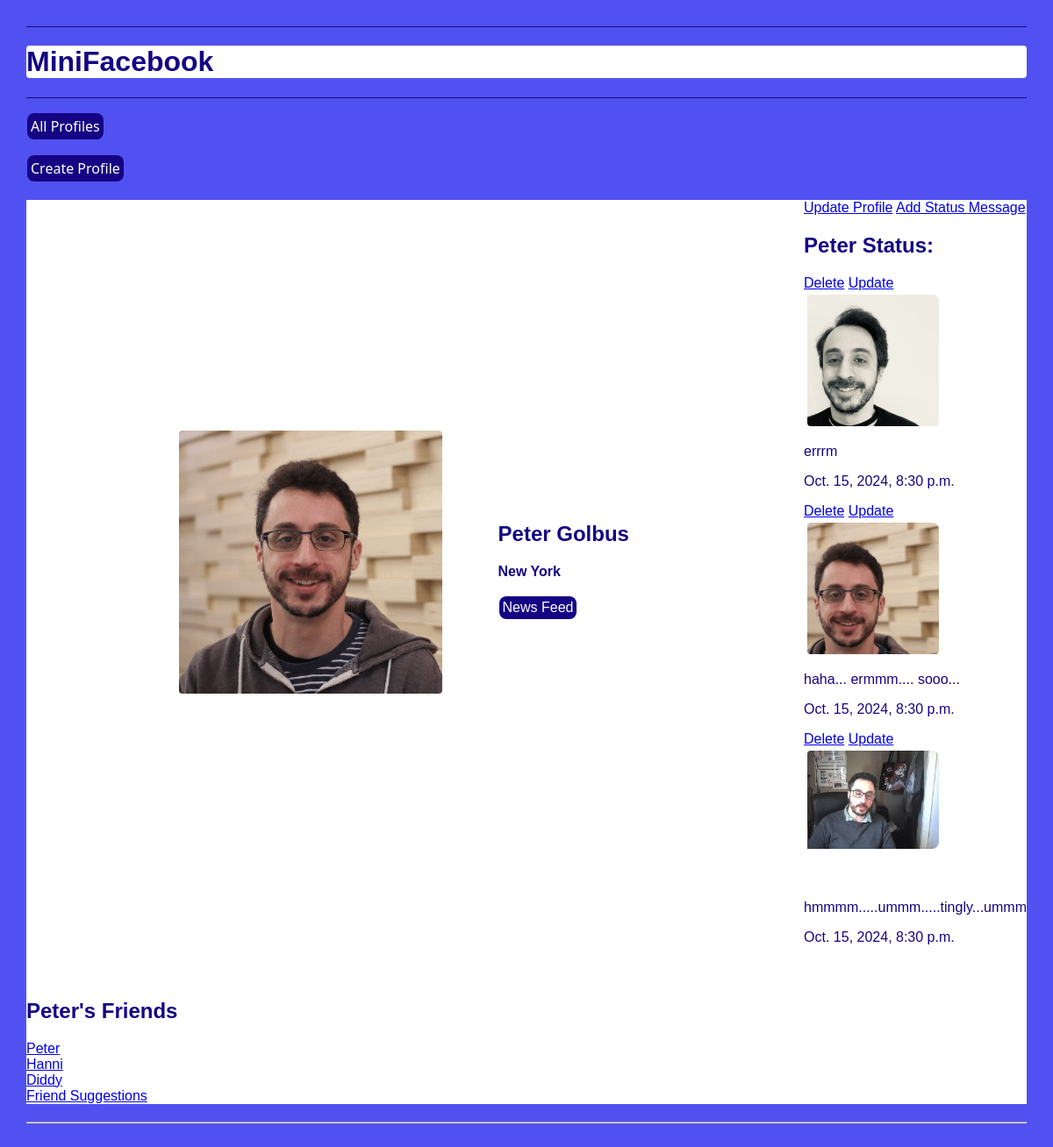
The app's page /mini_fb/profile/1/ with its own data.
### mini_fb/models.py (models this page shows, shortened)
class Profile(models.Model):
    first_name = models.TextField(blank=False)
    last_name = models.TextField(blank=False)
    city = models.TextField(blank=False)
    email = models.TextField(blank=False)
    image_file = models.ImageField(blank=True)
    def get_status_messages(self):
        message = StatusMessage.objects.filter(profile=self)
        return message
    def get_friends(self):
        relationships = Friend.objects.filter(models.Q(profile1=self) | models.Q(profile2=self))
        friends = [friend.profile2 if friend.profile1 == self else friend.profile1 for friend in relationships]
        return friends

class StatusMessage(models.Model):
    timestamp = models.DateTimeField(auto_now=True)
    message = models.TextField(blank=False)
    profile = models.ForeignKey("Profile", on_delete=models.CASCADE)
    def get_images(self):
        return Image.objects.filter(status_message = self)

class Image(models.Model):
    image_file = models.ImageField(upload_to='images/')
    status_message = models.ForeignKey(StatusMessage, on_delete=models.CASCADE)
    timestamp = models.DateTimeField(default=timezone.now)

### mini_fb/views.py (the view)
# urls.py: path('profile/<int:pk>/', views.ShowProfilePageView.as_view(), name='show_profile'),
class ShowProfilePageView(DetailView):
    model = Profile
    template_name = 'mini_fb/show_profile.html'
    context_object_name = 'profile'
    '''pick profile '''
    def get_object(self):
        pk = self.kwargs.get('pk')
        print("pk is")
        print(pk)
        return Profile.objects.get(pk=pk)

### mini_fb/templates/mini_fb/show_profile.html
{% extends 'mini_fb/base.html' %}
{% block content %}
<main class="grid-container">
    <profile class="featured">
        {% if profile.image_file.url %}
        <img src="{{profile.image_file.url}}" alt="{{profile.image_file.url}}">
        {% endif %}
        <div>
            <h2>{{profile.first_name}} {{profile.last_name}}</h2>
            <strong>  {{profile.city}}</strong>
            <br>
            <br>
            <div class="main"><a href="{% url 'news_feed' profile.pk %}">News Feed</a></div>
        </div>
    </profile>
    <div>
        <a href="{% url 'update_profile' profile.pk%}" style="text-decoration: underline;">Update Profile</a>
        <a href="{% url 'create_status' profile.pk %}" style="text-decoration: underline;">Add Status Message</a>
        <h2>{{profile.first_name}} Status:</h2>
        {% for s in profile.get_status_messages %}
        <ul>
            <li>
        <profile>
            <div>
                <div>
                <a href="{% url 'delete_status' s.pk %}" style="text-decoration: underline;">Delete</a>
                <a href="{% url 'update_status' s.pk %}" style="text-decoration: underline;">Update</a>
                </div>
                {% for img in s.get_images %}
                    <div class="crop">
                        <img src="{{img.image_file.url}}" alt="{{img.image_file.url}}" style="display: inline-block; ">
                    </div>
                {%endfor%}
                <p>{{s.message}}</p>
                <p>{{s.timestamp}}</p>
            </div>
        </profile>
    </li>
    </ul>
        {%endfor%}
    </div>
    <div>
        <h2>{{profile.first_name}}'s Friends</h2>
        {% if profile.get_friends%}
            {% for friend in profile.get_friends%}
                <li><a href="{% url 'show_profile' friend.id %}">{{friend.first_name}}</a></li>
            {%endfor%}
        {%else%}
            <p>{{profile.first_name}} doesn't have any friends yet</p>
        {%endif%}
        <a href="{% url 'friend_suggestions' profile.pk%}">Friend Suggestions</a>
    </div>
</main>
{% endblock %}

### static/mini_fb.css (style rules this page uses)
body { margin: 30px; background: #5151f2; font-family:Verdana, Geneva, Tahoma, sans-serif; }
.main a { color: #ffffff; text-decoration: none; background-color: #150484; display: inline-block; border: 4px; padding: 4px; margin : 1px; border-radius: 8px; }
ul, li { padding: 0px; list-style-type: none; }
h1, h2, h3, h4, h5, h6 { font-family:Verdana, Geneva, Tahoma, sans-serif; color: #150484; }
strong { font-family:Verdana, Geneva, Tahoma, sans-serif; color: #150484; background-color: #ffffff; }
p { color: #150484; }
main { margin-top: 100px; margin: 20px auto; }
.grid-container { background: #fff; gap: 25px; margin: 20px auto; display: grid; grid-template-columns: repeat(5, 1fr); }
profile.featured { grid-column: span 4; display: grid; gap: 60px; grid-template-columns: 2fr 1fr; align-items: center; border-bottom: 1px #bbc7c7; padding-bottom: 40px; margin: 20px auto; }
profile img, profile.featured img { width: 100%; max-width: 300px; border: 4px solid #fff; border-radius: 8px; }
.crop { width: 150px; height: 150px; overflow: hidden; border: 4px solid #fff; background-color: #fff; border-radius: 8px; }
.crop img { width: 200px; margin: 0px 0 0 -50px; border: 0; }

### records on screen
Profile: image_file (picture), first_name "Peter", last_name "Golbus", city "New York"
StatusMessage: message "errrm", timestamp "Oct. 15, 2024, 8:30 p.m."
Image: image_file (picture)
StatusMessage: message "haha... ermmm.... sooo...", timestamp "Oct. 15, 2024, 8:30 p.m."
Image: image_file (picture)
StatusMessage: message "hmmmm.....ummm.....tingly...ummm", timestamp "Oct. 15, 2024, 8:30 p.m."
Image: image_file (placeholder picture)
Profile: first_name "Peter"
Profile: first_name "Hanni"
Profile: first_name "Diddy"
